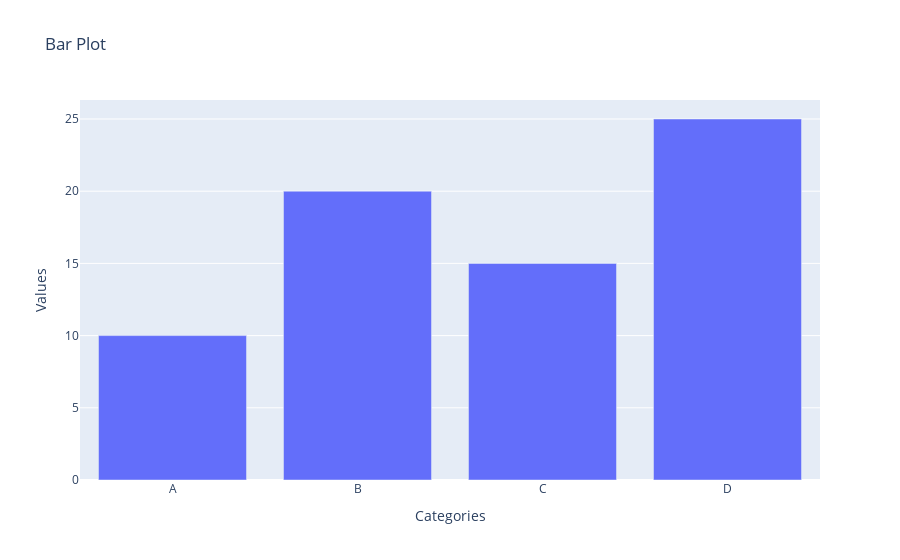

The notebook cell saved with this chart:
### Code cell
# Question - 5
import plotly.express as px

# Sample data
data = {'Categories': ['A', 'B', 'C', 'D'], 'Values': [10, 20, 15, 25]}
df = pd.DataFrame(data)

# Create the bar plot
fig = px.bar(df, x='Categories', y='Values', title="Bar Plot")
fig.show()

### Figure 1 — Plotly figure (JSON) as saved in the notebook; plotly's stock layout.template omitted (floating-point values rounded to 4 significant figures)
{"data": [{"alignmentgroup": "True", "hovertemplate": "Categories=%{x}<br>Values=%{y}<extra></extra>", "legendgroup": "", "marker": {"color": "#636efa", "pattern": {"shape": ""}}, "name": "", "offsetgroup": "", "orientation": "v", "showlegend": false, "textposition": "auto", "type": "bar", "x": ["A", "B", "C", "D"], "xaxis": "x", "y": [10, 20, 15, 25], "yaxis": "y"}], "layout": {"barmode": "relative", "legend": {"tracegroupgap": 0}, "title": {"text": "Bar Plot"}, "xaxis": {"anchor": "y", "domain": [0, 1], "title": {"text": "Categories"}}, "yaxis": {"anchor": "x", "domain": [0, 1], "title": {"text": "Values"}}}}
